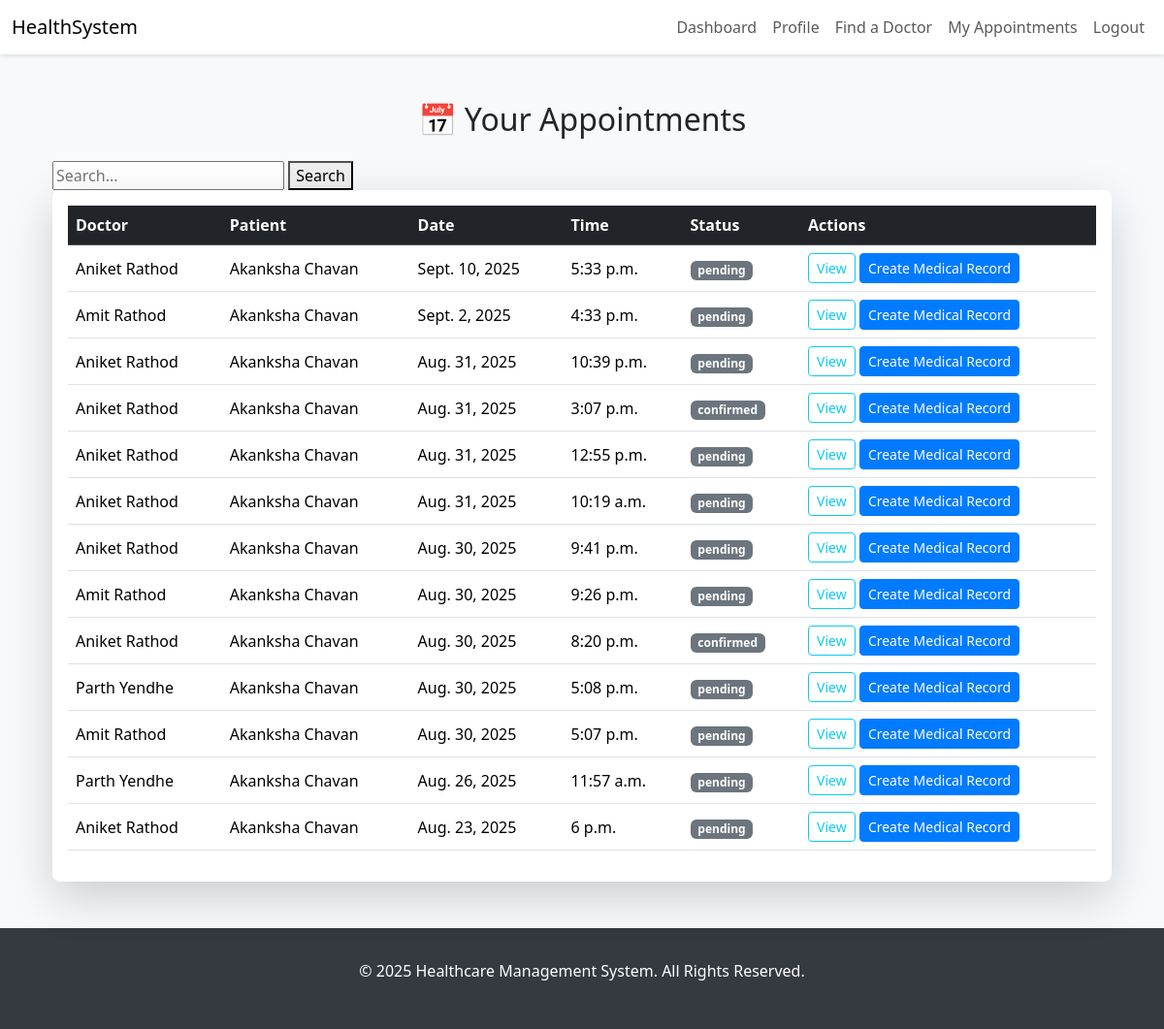
The app's page /appointments/ (signed in) with its own data.
### core/models.py (models this page shows, shortened)
class Appointment(models.Model):
    STATUS_CHOICES = [
        ('pending', 'Pending'),
        ('confirmed', 'Confirmed'),
        ('cancelled', 'Cancelled'),
        ('completed', 'Completed'),
        ('rescheduled', 'Rescheduled'),
    ]
    PAYMENT_STATUS_CHOICES = [
        ('pending', 'Pending'),
        ('paid', 'Paid'),
        ('failed', 'Failed'),
        ('refunded', 'Refunded'),
    ]
    patient = models.ForeignKey(Patient, on_delete=models.CASCADE, related_name='appointments')
    doctor = models.ForeignKey(Doctor, on_delete=models.CASCADE, related_name='appointments')
    appointment_number = models.CharField(max_length=20, unique=True, blank=True)
    appointment_date = models.DateField()
    appointment_time = models.TimeField()
    end_time = models.TimeField(blank=True, null=True)
    reason = models.TextField(blank=True, null=True)
    status = models.CharField(max_length=20, choices=STATUS_CHOICES, default='pending')
    payment_status = models.CharField(max_length=20, choices=PAYMENT_STATUS_CHOICES, default='pending')
    meeting_link = models.URLField(blank=True, null=True)
    notes = models.TextField(blank=True, null=True)
    is_reminder_sent = models.BooleanField(default=False)
    cancellation_reason = models.TextField(blank=True, null=True)
    created_at = models.DateTimeField(auto_now_add=True)
    updated_at = models.DateTimeField(auto_now=True)
    class Meta:
        verbose_name = "Appointment"
        verbose_name_plural = "Appointments"
        unique_together = ('doctor', 'appointment_date', 'appointment_time')
        ordering = ['-appointment_date', '-appointment_time']

class Doctor(models.Model):
    user = models.OneToOneField(settings.AUTH_USER_MODEL, on_delete=models.CASCADE, limit_choices_to={'role': 'doctor'})
    specializations = models.ManyToManyField(Specialization, related_name='doctors')
    experience_years = models.PositiveIntegerField(
        validators=[MinValueValidator(0), MaxValueValidator(60)]
    )
    consultation_fee = models.DecimalField(
        max_digits=10,
        decimal_places=2,
        validators=[MinValueValidator(0)]
    )
    license_number = models.CharField(max_length=50, unique=True)
    clinic_address = models.TextField()
    available_days = models.CharField(max_length=50)  # e.g., "Mon,Tue,Wed,Fri"
    available_from = models.TimeField()
    available_to = models.TimeField()
    is_active = models.BooleanField(default=True)
    education = models.TextField(default='', blank=True)
    languages = models.CharField(max_length=200, default="English")  # Comma-separated languages
    awards = models.TextField(blank=True, null=True)
    created_at = models.DateTimeField(auto_now_add=True)
    updated_at = models.DateTimeField(auto_now=True)
    class Meta:
        verbose_name = "Doctor"
        verbose_name_plural = "Doctors"
        ordering = ['-created_at']

class User(AbstractUser):
    ROLE_CHOICES = [
        ('patient', 'Patient'),
        ('doctor', 'Doctor'),
        ('admin', 'Admin'),
    ]
    role = models.CharField(max_length=10, choices=ROLE_CHOICES, default='patient')
    phone = models.CharField(
        max_length=15,
        blank=True,
        null=True,
        validators=[RegexValidator(r'^\+?1?\d{9,15}$', 'Enter a valid phone number.')]
    )
    is_verified = models.BooleanField(default=False)

class Patient(models.Model):
    BLOOD_GROUP_CHOICES = [
        ('A+', 'A+'), ('A-', 'A-'),
        ('B+', 'B+'), ('B-', 'B-'),
        ('AB+', 'AB+'), ('AB-', 'AB-'),
        ('O+', 'O+'), ('O-', 'O-'),
    ]
    user = models.OneToOneField(settings.AUTH_USER_MODEL, on_delete=models.CASCADE, limit_choices_to={'role': 'patient'})
    blood_group = models.CharField(max_length=3, choices=BLOOD_GROUP_CHOICES, blank=True, null=True)
    height = models.DecimalField(max_digits=5, decimal_places=2, blank=True, null=True, help_text="Height in cm")
    weight = models.DecimalField(max_digits=5, decimal_places=2, blank=True, null=True, help_text="Weight in kg")
    allergies = models.TextField(blank=True, null=True)
    chronic_conditions = models.TextField(blank=True, null=True)
    emergency_contact_name = models.CharField(max_length=100, blank=True, null=True)
    emergency_contact_phone = models.CharField(max_length=15, blank=True, null=True)
    emergency_contact_relation = models.CharField(max_length=50, blank=True, null=True)
    class Meta:
        verbose_name = "Patient"
        verbose_name_plural = "Patients"

### core/views.py (the view, shortened to what this page needs)
# urls.py: path('appointments/', views.appointment_list, name='appointment_list'),
@login_required
def appointment_list(request):
    user = request.user
    if is_patient(user):
        appointments = Appointment.objects.filter(patient__user=user)
    elif is_doctor(user):
        appointments = Appointment.objects.filter(doctor__user=user)
    elif is_admin(user):
        appointments = Appointment.objects.all()
    else:
        return HttpResponseForbidden()
    search_query = request.GET.get('q', '')
    appointments = appointments.order_by('-appointment_date', '-appointment_time')
    context = {
        'appointments': appointments,
        'status_choices': Appointment.STATUS_CHOICES,
        'search_query': search_query, # Add this to the context
    }
    return render(request, 'appointment_list.html', context)

### core/views.py (called while the page is built)
def is_patient(user): return user.is_authenticated and user.role == 'patient'

### templates/appointment_list.html (shortened to what this page needs)
{% extends 'base.html' %}
{% block content %}
<div class="container mt-5">
  <h2 class="text-center mb-4">📅 Your Appointments</h2>
 <form method="get">
        <input type="text" name="q" placeholder="Search..." value="{{ search_query|default:'' }}">
        <button type="submit">Search</button>
    </form>
  <div class="card shadow-lg border-0 rounded-3">
    <div class="card-body">
      <table class="table table-hover align-middle">
        <thead class="table-dark">
          <tr>
            <th>Doctor</th>
            <th>Patient</th>
            <th>Date</th>
            <th>Time</th>
            <th>Status</th>
            <th>Actions</th>
          </tr>
        </thead>
        <tbody>
          {% for appointment in appointments %}
          <tr>
            <td>{{ appointment.doctor.user.get_full_name|default:appointment.doctor.user.username }}</td>
            <td>{{ appointment.patient.user.get_full_name|default:appointment.patient.user.username }}</td>
            <td>{{ appointment.appointment_date }}</td>
            <td>{{ appointment.appointment_time }}</td>
            <td>
              {% if appointment.status == 'Pending' %}
                <span class="badge bg-warning text-dark">Pending</span>
              {% elif appointment.status == 'Confirmed' %}
                <span class="badge bg-success">Confirmed</span>
              {% elif appointment.status == 'Cancelled' %}
                <span class="badge bg-danger">Cancelled</span>
              {% else %}
                <span class="badge bg-secondary">{{ appointment.status }}</span>
              {% endif %}
            </td>
            <td>
              <a href="{% url 'appointment_detail' appointment.id %}" class="btn btn-sm btn-outline-info">View</a>
              <a href="{% url 'create_medical_record' appointment_id=appointment.id %}" class="btn btn-sm btn-primary">Create Medical Record</a>
            </td>
          </tr>
          {% endfor %}
        </tbody>
      </table>
    </div>
  </div>
</div>
{% endblock %}

### templates/base.html (style rules this page uses)
body { background-color: #f8f9fa; }
.card { box-shadow: 0 2px 8px rgba(0,0,0,.1); border: none; }
.btn-primary { background-color: #007bff; border-color: #007bff; }

### records on screen
Appointment: doctor.user.get_full_name "Aniket Rathod", patient.user.get_full_name "Akanksha Chavan", appointment_date "Sept. 10, 2025", appointment_time "5:33 p.m.", status "pending"
Appointment: doctor.user.get_full_name "Amit Rathod", patient.user.get_full_name "Akanksha Chavan", appointment_date "Sept. 2, 2025", appointment_time "4:33 p.m.", status "pending"
Appointment: doctor.user.get_full_name "Aniket Rathod", patient.user.get_full_name "Akanksha Chavan", appointment_date "Aug. 31, 2025", appointment_time "10:39 p.m.", status "pending"
Appointment: doctor.user.get_full_name "Aniket Rathod", patient.user.get_full_name "Akanksha Chavan", appointment_date "Aug. 31, 2025", appointment_time "3:07 p.m.", status "confirmed"
Appointment: doctor.user.get_full_name "Aniket Rathod", patient.user.get_full_name "Akanksha Chavan", appointment_date "Aug. 31, 2025", appointment_time "12:55 p.m.", status "pending"
Appointment: doctor.user.get_full_name "Aniket Rathod", patient.user.get_full_name "Akanksha Chavan", appointment_date "Aug. 31, 2025", appointment_time "10:19 a.m.", status "pending"
Appointment: doctor.user.get_full_name "Aniket Rathod", patient.user.get_full_name "Akanksha Chavan", appointment_date "Aug. 30, 2025", appointment_time "9:41 p.m.", status "pending"
Appointment: doctor.user.get_full_name "Amit Rathod", patient.user.get_full_name "Akanksha Chavan", appointment_date "Aug. 30, 2025", appointment_time "9:26 p.m.", status "pending"
Appointment: doctor.user.get_full_name "Aniket Rathod", patient.user.get_full_name "Akanksha Chavan", appointment_date "Aug. 30, 2025", appointment_time "8:20 p.m.", status "confirmed"
Appointment: doctor.user.get_full_name "Parth Yendhe", patient.user.get_full_name "Akanksha Chavan", appointment_date "Aug. 30, 2025", appointment_time "5:08 p.m.", status "pending"
Appointment: doctor.user.get_full_name "Amit Rathod", patient.user.get_full_name "Akanksha Chavan", appointment_date "Aug. 30, 2025", appointment_time "5:07 p.m.", status "pending"
Appointment: doctor.user.get_full_name "Parth Yendhe", patient.user.get_full_name "Akanksha Chavan", appointment_date "Aug. 26, 2025", appointment_time "11:57 a.m.", status "pending"
Appointment: doctor.user.get_full_name "Aniket Rathod", patient.user.get_full_name "Akanksha Chavan", appointment_date "Aug. 23, 2025", appointment_time "6 p.m.", status "pending"
